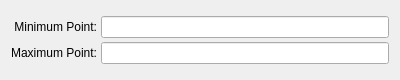
<?xml version="1.0" encoding="UTF-8"?>
<ui version="4.0" stdsetdef="1">
  <author></author>
  <comment></comment>
  <exportmacro></exportmacro>
  <class>BoundingBoxPanel</class>
  <widget class="QDialog" name="BoundingBoxPanel">
    <property name="geometry">
      <rect>
        <x>0</x>
        <y>0</y>
        <width>400</width>
        <height>80</height>
      </rect>
    </property>
    <property name="sizePolicy">
      <sizepolicy>
        <hsizetype>5</hsizetype>
        <vsizetype>5</vsizetype>
        <horstretch>0</horstretch>
        <verstretch>0</verstretch>
      </sizepolicy>
    </property>
    <property name="minimumSize">
      <size>
        <width>300</width>
        <height>80</height>
      </size>
    </property>
    <property name="baseSize">
      <size>
        <width>500</width>
        <height>80</height>
      </size>
    </property>
    <property name="windowTitle">
      <string>LDView Model Bounding Box</string>
    </property>
    <property name="windowIcon">
      <pixmap>LDViewIcon16.png</pixmap>
    </property>
    <property name="sizeGripEnabled">
      <bool>false</bool>
    </property>
    <layout class="QVBoxLayout">
      <property name="margin">
        <number>11</number>
      </property>
      <property name="spacing">
        <number>4</number>
      </property>
      <item>
        <layout class="QGridLayout">
          <property name="margin">
            <number>0</number>
          </property>
          <property name="spacing">
            <number>4</number>
          </property>
          <item row="0" column="0">
            <widget class="QLabel" name="minimumPointLabel">
              <property name="text">
                <string>Minimum Point:</string>
              </property>
              <property name="alignment">
                <set>Qt::AlignVCenter|Qt::AlignRight</set>
              </property>
              <property name="wordWrap">
                <bool>false</bool>
              </property>
            </widget>
          </item>
          <item row="1" column="0">
            <widget class="QLabel" name="MaximumPointLabel">
              <property name="text">
                <string>Maximum Point:</string>
              </property>
              <property name="alignment">
                <set>Qt::AlignVCenter|Qt::AlignRight</set>
              </property>
              <property name="wordWrap">
                <bool>false</bool>
              </property>
            </widget>
          </item>
          <item row="0" column="1">
            <widget class="QLineEdit" name="minimumPointLine">
              <property name="readOnly">
                <bool>true</bool>
              </property>
            </widget>
          </item>
          <item row="1" column="1">
            <widget class="QLineEdit" name="maximumPointLine">
              <property name="readOnly">
                <bool>true</bool>
              </property>
            </widget>
          </item>
        </layout>
      </item>
    </layout>
  </widget>
  <layoutdefault spacing="4" margin="11"/>
  <pixmapfunction>qPixmapFromMimeSource</pixmapfunction>
</ui>
